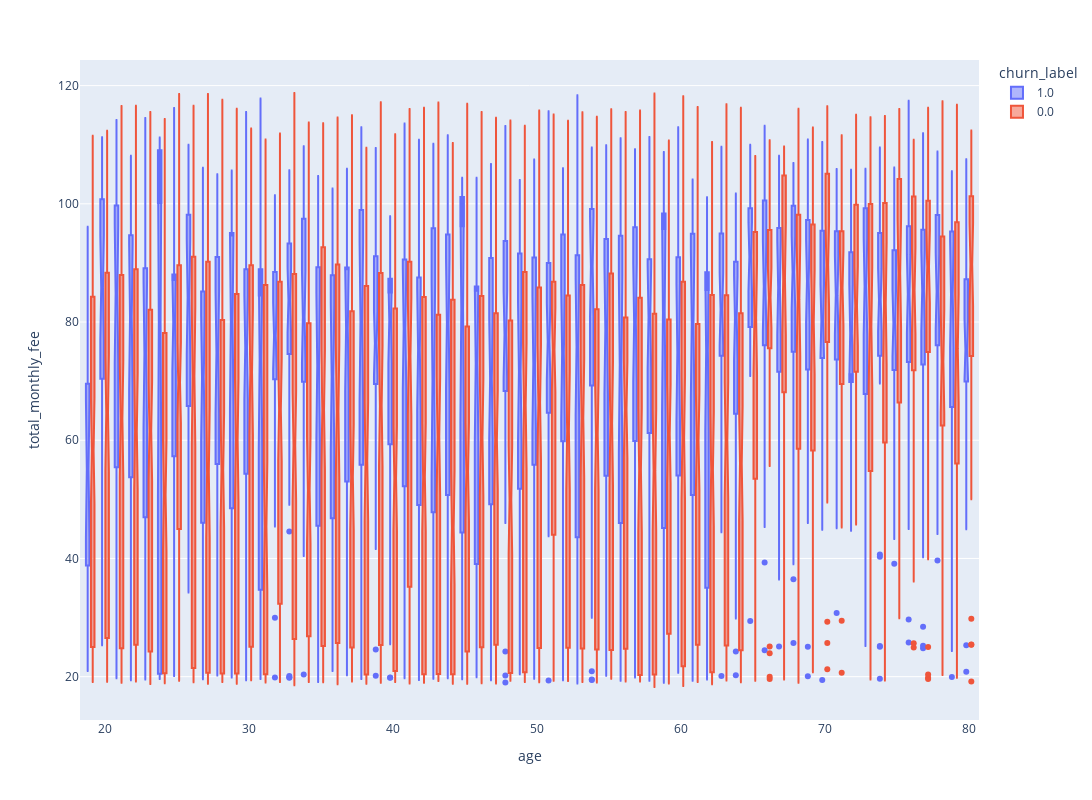

The cell this chart's notebook holds for it:
### Code cell
import plotly.express as px

fig = px.box(df_updated, x="age", y="total_monthly_fee", color="churn_label", notched=True, width=3000, height=800)

fig.show()

### Figure 1 — Plotly figure (JSON) as saved in the notebook; plotly's stock layout.template omitted (floating-point values rounded to 4 significant figures; data arrays with more than 128 entries replaced by an {"elided": "..."} marker saying what was removed)
{"data": [{"alignmentgroup": "True", "hovertemplate": "churn_label=1.0<br>age=%{x}<br>total_monthly_fee=%{y}<extra></extra>", "legendgroup": "1.0", "marker": {"color": "#636efa"}, "name": "1.0", "notched": true, "offsetgroup": "1.0", "orientation": "v", "showlegend": true, "type": "box", "x": {"elided": "1817 int values"}, "x0": " ", "xaxis": "x", "y": {"elided": "1817 float values"}, "y0": " ", "yaxis": "y"}, {"alignmentgroup": "True", "hovertemplate": "churn_label=0.0<br>age=%{x}<br>total_monthly_fee=%{y}<extra></extra>", "legendgroup": "0.0", "marker": {"color": "#EF553B"}, "name": "0.0", "notched": true, "offsetgroup": "0.0", "orientation": "v", "showlegend": true, "type": "box", "x": {"elided": "5174 int values"}, "x0": " ", "xaxis": "x", "y": {"elided": "5174 float values"}, "y0": " ", "yaxis": "y"}], "layout": {"boxmode": "group", "height": 800, "legend": {"title": {"text": "churn_label"}, "tracegroupgap": 0}, "margin": {"t": 60}, "width": 3000, "xaxis": {"anchor": "y", "domain": [0, 1], "title": {"text": "age"}}, "yaxis": {"anchor": "x", "domain": [0, 1], "title": {"text": "total_monthly_fee"}}}}
